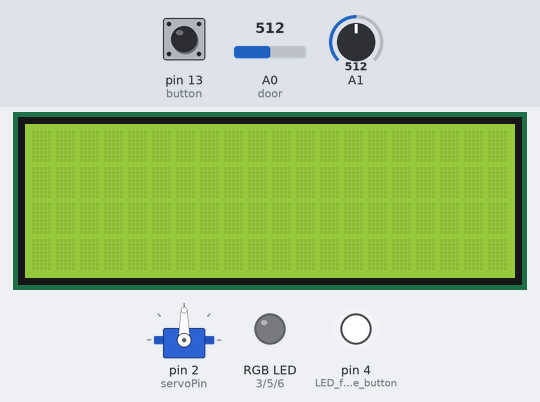
Simulated run of this sketch. Board: Arduino Uno, built with avr-gcc and run on an emulated ATmega328P. Parts: 20×4 character LCD, servo, an RGB LED mixed from three pins (HIGH = lit), output pins drawn as LEDs (lit = HIGH). Inputs (shaded band) come from the test bench; at power-on: A0 (door) = 512, pin 13 (button) LOW, A1 = 512.

Above: at 1.2 s.
1.3 s: A0 (door) set to 992
2.9 s: A0 (door) set to 1011
At 5.1 s:
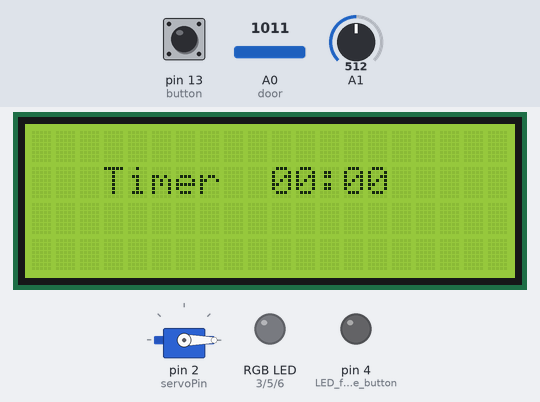
5.9 s: pin 13 (button) pulled HIGH for 3.2 s
At 10.2 s:
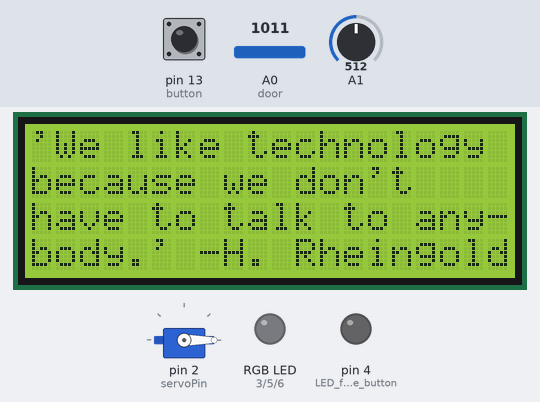
10.6 s: pin 13 (button) pulled HIGH for 0.15 s
At 11.1 s:
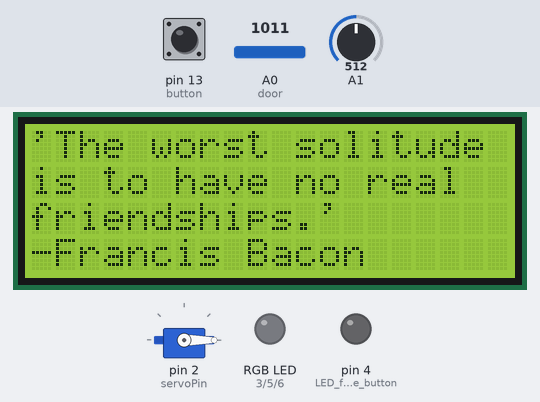
Timing chart, 0 to 13.6 s (numbered marks = the images above; inputs shaded):
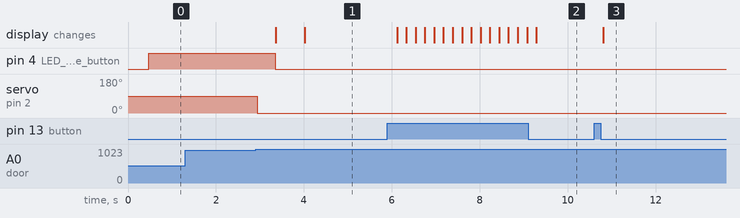

The sketch:

COMBO_v07.ino
```cpp
// include the library code:
#include <Servo.h>      // include the servo library
#include <LiquidCrystal.h>
#include <Wire.h>
#define REDLITE 3
#define GREENLITE 5
#define BLUELITE 6

//LCD CODE

// initialize the library with the numbers of the interface pins
LiquidCrystal lcd(7, 8, 9, 10, 11, 12);
// you can change the overall brightness by range 0 -> 255
int brightness = 255;

int row;
int col;

int currentQuoteIndex = 0;
int line1Index = 0;
int line2Index = 0;
int line3Index = 0;
unsigned long lastPushed;
unsigned long lastLocked;
int lockSeconds;
int lockMinutes;
int lockHours;

boolean quoteOn = false;

//SERVO CODE
Servo myServo;       // creates an instance of the servo object to control a servo
int servoPin = 2;       // Control pin for servo motor
int button = A2;  // analog pin used to connect the potentiometer
int val = 90;    // variable to read the value from the analog pin

boolean doorOpen = true;
boolean doorLocked = false;

char* line0[]={
  //  "'If you are lonely", "when you're alone,", "you are in bad comp-",
  //  "any.' J.P. Sartre"};
  /*
  "'If you are lonely  ", //00
   "'Solitude is        ", //01
   "'If you make friends", //02

   "'I never found a    ", //03

   "'He who lives in    ", //04
   */
  "'The worst solitude ", //05
  "'The best time to   ", //06
  "'Things are never   ", //07
  "'Only a life lived  ", //08
  "'Things do not      ", //09
  "'Either you run the ", //10

  "'Act as if what you ", //11
  "'Quality is not an  ", //12
  "'What you do today  ", //13
  "'Do something wond- ", //14
  "'It's always too    ", //15
  "'Don't watch the    ", //16
  "'Men have become the", //17
  "'Technology is a    ", //18
  "'Treasure your rel- ", //19
  "'We like technology "  //20

};

char* line1[]={
  //  "'If you are lonely", "when you're alone,", "you are in bad comp-",
  //  "any.' J.P. Sartre"};
  /*
  "when you are alone, ", //00
   "independence.'      ", //01
   "with yourself you   ", //02

   "companion that was  ", //03

   "solitude may make   ", //04
   */
  "is to have no real  ", //05
  "make friends is     ", //06
  "quite as scary when ", //07
  "for others is a life", //08
  "happen. Things are  ", //09
  "day or the day runs ", //10

  "do makes a diff-    ", //11
  "act, it is a habit.'", //12
  "can improve all your", //13
  "erful, people may   ", //14
  "early to quit.'     ", //15
  "clock; do what it   ", //16
  "tools of their      ", //17
  "useful servant but a", //18
  "ationships, not your", //19
  "because we don't    "  //20

};

char* line2[]={
  //  "'If you are lonely", "when you're alone,", "you are in bad comp-",
  //  "any.' J.P. Sartre"};
  /*
  "you are in bad comp-", //00
   "-Herman Hesse       ", //01
   "will never be       ", //02

   "so companionable as ", //03

   "his own laws.'      ", //04
   */
  "friendships.'       ", //05
  "before you need     ", //06
  "you've got a best   ", //07
  "worthwhile.'        ", //08
  "made to happen.'    ", //09
  "you.' -Jim Rohn     ", //10

  "erence. It does.'   ", //11
  "-Aristotle          ", //12
  "tomorrows.'         ", //13
  "imitate it.'        ", //14
  "-Norman Vincent     ", //15
  "does. Keep going.'  ", //16
  "tools.' -Henry David", //17
  "dangerous master.'  ", //18
  "possessions.'       ", //19
  "have to talk to any-"  //20

};

char* line3[]={
  //  "'If you are lonely", "when you're alone,", "you are in bad comp-",
  //  "any.' J.P. Sartre"};
  /*
  "-any.' -J.P. Sartre ", //00
   "                    ", //01
   "alone.' -M. Maltz   ", //02

   "solitude.' -Thoreau ", //03

   "-Pubilius Syrus     ", //04
   */
  "-Francis Bacon      ", //05
  "them.' -E. Barrymore", //06
  "friend.' -Watterson ", //07
  "-Albert Einstein    ", //08
  "-John F. Kennedy    ", //09
  "                    ", //10

  "-William James      ", //11
  "                    ", //12
  "-Ralph Marston      ", //13
  "-Albert Schweitzer  ", //14
  "Peale               ", //15
  "-Sam Levenson       ", //16
  "Thoreau             ", //17
  "-Christian L. Lange ", //18
  "-Anthony J. D'Angelo", //19
  "body.' -H. Rheingold"  //20

};

int totalStrings = 16;


void setup() {
  // set up the LCD's number of rows and columns:
  lcd.begin(20, 4);
  Serial.begin(9600);

  /*
    // Print a message to the LCD.
   lcd.print("RGB 20x4 Display ");
   lcd.setCursor(0,1);
   lcd.print(" Multicolor LCD ");
   lcd.setCursor(0,2);
   lcd.print("  This shit works!");
   lcd.setCursor(0,3);
   lcd.print("   FUCK YEAH!");
   */
  pinMode(REDLITE, OUTPUT);
  pinMode(GREENLITE, OUTPUT);
  pinMode(BLUELITE, OUTPUT);
  brightness = 100;

  pinMode(4, OUTPUT); //LED for white button

  //SERVO PINZ
  pinMode(13, INPUT); //button
  myServo.attach(servoPin);  // attaches the servo on pin 2 to the servo object


}

void loop() {
  screen();
  door();

  if (doorLocked == true) {

    //    lockSeconds = (millis()-lastLocked)/1000;
    timer();
    digitalWrite(4, LOW);


  } else {
    digitalWrite(4, HIGH);
  }
}

//SCREEN FUNCTIONS
void screen(){
  if (digitalRead(13) == HIGH) {
    if (quoteOn == false) {
      delay(200);
      quoteOn = true;
    }
    else {
      delay(200);
      currentQuoteIndex ++;
      if (currentQuoteIndex >= totalStrings) {
        currentQuoteIndex = 0;
      }
    }
    lastPushed = millis();
  }

  if (quoteOn == true && millis() - lastPushed > 4000) {
    quoteOn = false;
    //    lockSeconds = (millis()-lastLocked)/1000;
    //timer();
  }

  if (quoteOn) {
    displayText();
  }
  else {
    blankScreen();
  }
}

void setBacklight(uint8_t r, uint8_t g, uint8_t b) {
  // normalize the red LED - its brighter than the rest!
  r = map(r, 0, 255, 0, 100);
  g = map(g, 0, 255, 0, 150);
  r = map(r, 0, 255, 0, brightness);
  g = map(g, 0, 255, 0, brightness);
  b = map(b, 0, 255, 0, brightness);
  // common anode so invert!
  r = map(r, 0, 255, 255, 0);
  g = map(g, 0, 255, 255, 0);
  b = map(b, 0, 255, 255, 0);
  Serial.print("R = ");
  Serial.print(r, DEC);
  Serial.print(" G = ");
  Serial.print(g, DEC);
  Serial.print(" B = ");
  Serial.println(b, DEC);
  analogWrite(REDLITE, r);
  analogWrite(GREENLITE, g);
  analogWrite(BLUELITE, b);
}

void displayText() {

  // Print a message to the LCD.
  col = 0;
  row = 0;

  lcd.setCursor(col,0);
  lcd.print(line0[currentQuoteIndex]);

  lcd.setCursor(col,1);
  lcd.print(line1[currentQuoteIndex]);

  lcd.setCursor(col,2);
  lcd.print(line2[currentQuoteIndex]);

  lcd.setCursor(col,3);
  lcd.print(line3[currentQuoteIndex]);

}

void blankScreen() {
  //  for (int r; r < 4; r++)
  col = 0;
  lcd.setCursor(col,0);
  lcd.print("                    ");
  lcd.setCursor(col,1);
  lcd.print("                    ");
  lcd.setCursor(col,2);
  lcd.print("                    ");
  lcd.setCursor(col,3);
  lcd.print("                    ");

}

//SERVO FUNCTIONS


void door() {

  //open with Open button
  if (doorOpen == false && doorLocked == false) {
    if(digitalRead(13) == HIGH) {
      openDoor();
    }

    //open with Special buttons
    if (analogRead(A1) >= 1000 && analogRead(A2) >= 1000) {
      openDoor();
    }

    //lock door
    if (analogRead(A0) >= 1000) {
      lockDoor();
    }
  }

  if (doorOpen == false && doorLocked == true) {
    //  if (analogRead(A1) >= 1000 && analogRead(A2) >= 1000) {
    if (analogRead(A1) >= 1000 && analogRead(A2) >= 1000 && analogRead(A3) >= 1000 && analogRead(A4) >= 1000 && analogRead(A5) >= 1000) {
      openDoor();
    }
  }

  if (doorOpen == true) {
    if(digitalRead(13) == LOW) {
      openDoor();
    }
    if (digitalRead(13) == HIGH) {
      closeDoor();
    }
    if(analogRead(A0) >= 1000) {
      closeDoor();
    }
  }
  // Serial.print(digitalRead(13));
}

void openDoor() {
  myServo.write(val);  // sets the servo position according to the scaled value
  delay(400);
  doorOpen = true;
  doorLocked = false;
  quoteOn = false;
}

void closeDoor() {
  myServo.write(0);
  delay(400);
  doorOpen = false;
}

void lockDoor() {
  doorLocked = true;
  quoteOn = true;
  lastLocked = millis();
  timer();
}

void timer() {

  lockSeconds = (((millis()-lastLocked)/1000));

  // set the cursor to column 0, line 1
  // (note: line 1 is the second row, since counting begins with 0):
  if (quoteOn == false) {
    lcd.setCursor(3, 1);
    lcd.print("Timer");
    lcd.setCursor(10,1);
    lcd.print("0");
    lcd.setCursor(11,1);
    lcd.print(lockHours);
    lcd.setCursor(12,1);
    lcd.print(":");

    if (lockMinutes < 10) {
      lcd.setCursor(13,1);
      lcd.print("0");
      lcd.setCursor(14,1);
      lcd.print(lockMinutes);
    }

    if (lockMinutes > 9 && lockMinutes < 60) {
      lcd.setCursor(13,1);
      lcd.print(lockMinutes);
    }
  }

  if (lockSeconds >= 60) {
    lockMinutes = lockMinutes + 1;
    lastLocked = millis();
    lockSeconds = (((millis()-lastLocked)/1000));
  }


  if (lockMinutes >= 60) {
    lockMinutes = lockMinutes - 60;
    lockHours = lockHours + 1;
  }
}
```

Measured:
- the behaviour switches between 999 and 1000 on A0 (door) (found by bisection; images 0 and 1)
- after the input at 1.3 s, every drawn part: stays the same
- after the input at 2.9 s, pin 4 (LED_for_white_button): HIGH → LOW after 0.45 s; servo on pin 2 (servoPin): 90° → 0° at once; the display: first changes after 0.46 s (image 1 shows a later state)
- after the input at 5.9 s, the display: first changes after 0.22 s (image 2 shows a later state)
- after the input at 10.6 s, the display: changes after 0.21 s (image 3)
